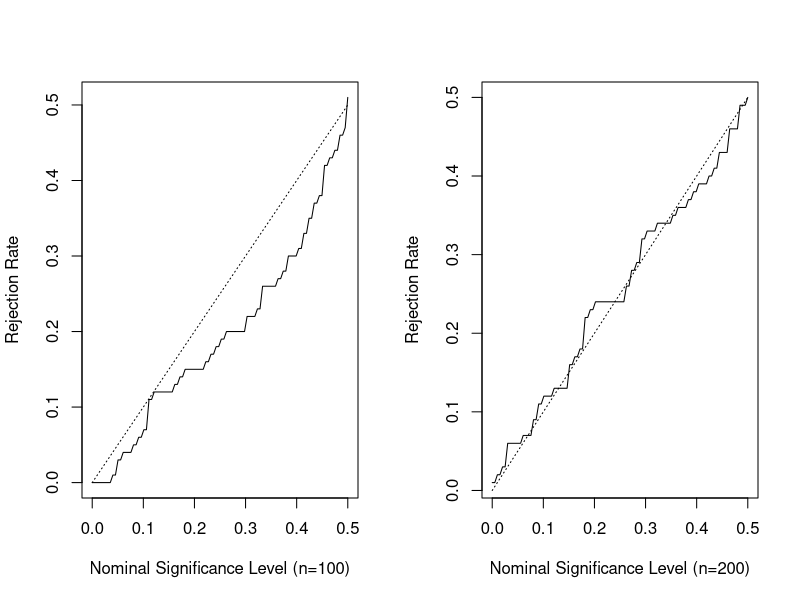

The R source for this figure:
# From the intermediate results to the entries in Figure B.15.

figureB15 = read.csv("InterResult//FigureB15//figureB15.csv", skip = 1, header = FALSE)


pv=as.matrix(figureB15[1])
fp100=as.matrix(figureB15[2])
fp200=as.matrix(figureB15[3])

postscript("results/figureB15.eps", width = 12, height = 5,  
           horizontal = FALSE, paper = "special")
par(mfrow=c(1,2))
# Left panel of Figure B.15
plot(pv,fp100,type="l",xlab="Nominal Significance Level (n=100)",ylab="Rejection Rate")
lines(pv,pv,lty=3)
# Right panel of Figure B.15
plot(pv,fp200,type="l",xlab="Nominal Significance Level (n=200)",ylab="Rejection Rate")
lines(pv,pv,lty=3)


dev.off()
